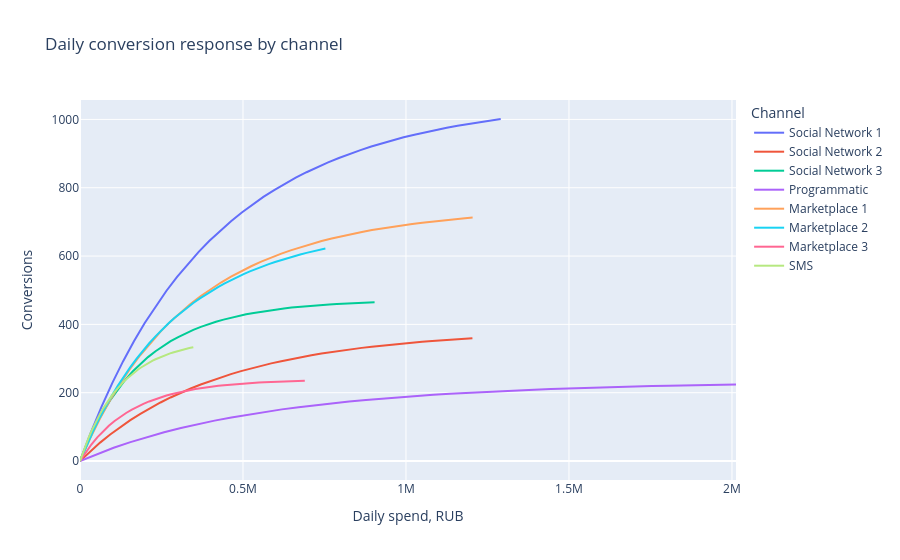

The notebook cell saved with this chart:
### Markdown cell above
## 3. Production response curves

Each line below is evaluated by `mediaplan_optimizer.curves.channel_response`. The flattening lines expose the modeled diminishing returns that drive allocation.

### Code cell
curve_rows = []
for name, channel in catalog.items():
    for spend in np.linspace(0, channel.max_daily_spend, 40):
        response = channel_response(spend, channel)
        curve_rows.append({
            "channel": name,
            "daily_spend_rub": spend,
            "daily_conversions": response.conversions,
        })

curves_df = pd.DataFrame(curve_rows)
curve_figure = px.line(
    curves_df,
    x="daily_spend_rub",
    y="daily_conversions",
    color="channel",
    title="Daily conversion response by channel",
    labels={"daily_spend_rub": "Daily spend, RUB", "daily_conversions": "Conversions"},
)
curve_figure.update_layout(legend_title_text="Channel", hovermode="x unified")
curve_figure.show(config={"displayModeBar": False})
